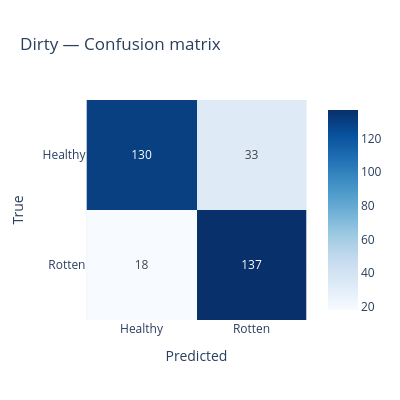
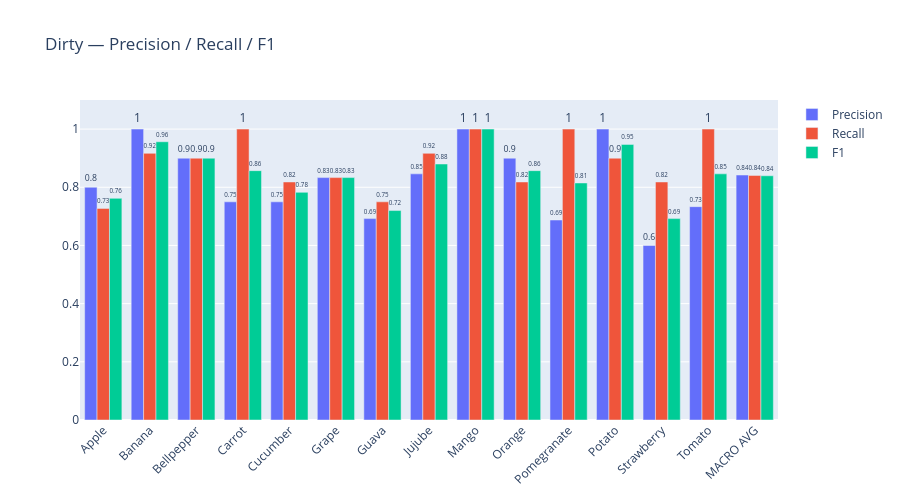

Notebook code for these charts, in order:
### Markdown cell above
## 2. Cross-Model Comparison
High-level comparison across all models: overall accuracy, per-category breakdown, and an accuracy heatmap. Key observation: the dirty dataset (largest volume) outperforms cleaner subsets, suggesting data volume dominates over data cleanliness for this task at current scale.

### Code cell
import plotly.graph_objects as go
from plotly.subplots import make_subplots
from sklearn.metrics import precision_recall_fscore_support, confusion_matrix
import numpy as np

CLASS_NAMES = ["Healthy", "Rotten"]

for model_name, df in results.items():
    print(f"\n{'='*60}")
    print(f"  {model_name}")
    print(f"{'='*60}")

    y_true = df["true_label"].values
    y_pred = df["pred"].values
    conf   = df["confidence"].values

    # ── 1. Confusion matrix ───────────────────────────────────────
    cm = confusion_matrix(y_true, y_pred)
    fig_cm = px.imshow(cm, text_auto=True,
                       x=CLASS_NAMES, y=CLASS_NAMES,
                       color_continuous_scale="Blues",
                       title=f"{model_name} — Confusion matrix",
                       labels=dict(x="Predicted", y="True"))
    fig_cm.update_layout(width=400, height=400)
    fig_cm.show()

    # ── 2. Precision / Recall / F1 per category ───────────────────
    categories = sorted(df["produce"].unique())
    rows = []
    for cat in categories:
        sub = df[df["produce"] == cat]
        p, r, f, _ = precision_recall_fscore_support(
            sub["true_label"], sub["pred"], average="binary", zero_division=0)
        rows.append({"Category": cat, "Precision": p, "Recall": r, "F1": f})
    # Macro average
    p_mac, r_mac, f_mac, _ = precision_recall_fscore_support(
        y_true, y_pred, average="macro", zero_division=0)
    rows.append({"Category": "MACRO AVG", "Precision": p_mac, "Recall": r_mac, "F1": f_mac})

    prf_df = pd.DataFrame(rows)
    fig_prf = go.Figure()
    for metric, color in [("Precision","#636EFA"), ("Recall","#EF553B"), ("F1","#00CC96")]:
        fig_prf.add_trace(go.Bar(
            name=metric, x=prf_df["Category"], y=prf_df[metric],
            marker_color=color, text=prf_df[metric].round(2), textposition="outside"
        ))
    fig_prf.update_layout(barmode="group", title=f"{model_name} — Precision / Recall / F1",
                          yaxis_range=[0, 1.1], xaxis_tickangle=-45, height=500)
    fig_prf.show()

    # ── 3. Confidence distribution ────────────────────────────────
    fig_conf = go.Figure()
    fig_conf.add_trace(go.Histogram(
        x=conf[df["correct"].values], name="Correct",
        marker_color="#00CC96", opacity=0.7, nbinsx=20))
    fig_conf.add_trace(go.Histogram(
        x=conf[~df["correct"].values], name="Incorrect",
        marker_color="#EF553B", opacity=0.7, nbinsx=20))
    fig_conf.update_layout(barmode="overlay",
                           title=f"{model_name} — Confidence distribution",
                           xaxis_title="Confidence", yaxis_title="Count")
    fig_conf.show()

    # ── 4. Error direction breakdown ──────────────────────────────
    errors = df[~df["correct"]].copy()
    errors["error_type"] = errors.apply(
        lambda r: "Healthy→Rotten" if r["true_label"] == 0 else "Rotten→Healthy", axis=1)
    total = df.groupby("produce").size()
    breakdown = errors.groupby(["produce","error_type"]).size().unstack(fill_value=0)
    breakdown_pct = (breakdown.div(total, axis=0) * 100).round(1)

    fig_err = px.bar(breakdown_pct.reset_index().melt(id_vars="produce"),
                     x="produce", y="value", color="error_type", barmode="group",
                     title=f"{model_name} — Error direction per category (%)",
                     labels={"value": "Error rate (%)", "produce": "Category"},
                     color_discrete_map={"Healthy→Rotten":"#EF553B","Rotten→Healthy":"#636EFA"})
    fig_err.update_layout(xaxis_tickangle=-45, height=450)
    fig_err.show()

### Figure 1 — Plotly figure (JSON) as saved in the notebook; plotly's stock layout.template omitted (floating-point values rounded to 4 significant figures)
{"data": [{"coloraxis": "coloraxis", "hovertemplate": "Predicted: %{x}<br>True: %{y}<br>color: %{z}<extra></extra>", "name": "0", "texttemplate": "%{z}", "type": "heatmap", "x": ["Healthy", "Rotten"], "xaxis": "x", "y": ["Healthy", "Rotten"], "yaxis": "y", "z": [[130, 33], [18, 137]]}], "layout": {"coloraxis": {"colorscale": [[0, "rgb(247,251,255)"], [0.125, "rgb(222,235,247)"], [0.25, "rgb(198,219,239)"], [0.375, "rgb(158,202,225)"], [0.5, "rgb(107,174,214)"], [0.625, "rgb(66,146,198)"], [0.75, "rgb(33,113,181)"], [0.875, "rgb(8,81,156)"], [1, "rgb(8,48,107)"]]}, "height": 400, "title": {"text": "Dirty — Confusion matrix"}, "width": 400, "xaxis": {"anchor": "y", "constrain": "domain", "domain": [0, 1], "scaleanchor": "y", "title": {"text": "Predicted"}}, "yaxis": {"anchor": "x", "autorange": "reversed", "constrain": "domain", "domain": [0, 1], "title": {"text": "True"}}}}

### Figure 2 — Plotly figure (JSON) as saved in the notebook; plotly's stock layout.template omitted (floating-point values rounded to 4 significant figures)
{"data": [{"marker": {"color": "#636EFA"}, "name": "Precision", "text": [0.8, 1.0, 0.9, 0.75, 0.75, 0.83, 0.69, 0.85, 1.0, 0.9, 0.69, 1.0, 0.6, 0.73, 0.84], "textposition": "outside", "type": "bar", "x": ["Apple", "Banana", "Bellpepper", "Carrot", "Cucumber", "Grape", "Guava", "Jujube", "Mango", "Orange", "Pomegranate", "Potato", "Strawberry", "Tomato", "MACRO AVG"], "y": [0.8, 1.0, 0.9, 0.75, 0.75, 0.8333, 0.6923, 0.8462, 1.0, 0.9, 0.6875, 1.0, 0.6, 0.7333, 0.8421]}, {"marker": {"color": "#EF553B"}, "name": "Recall", "text": [0.73, 0.92, 0.9, 1.0, 0.82, 0.83, 0.75, 0.92, 1.0, 0.82, 1.0, 0.9, 0.82, 1.0, 0.84], "textposition": "outside", "type": "bar", "x": ["Apple", "Banana", "Bellpepper", "Carrot", "Cucumber", "Grape", "Guava", "Jujube", "Mango", "Orange", "Pomegranate", "Potato", "Strawberry", "Tomato", "MACRO AVG"], "y": [0.7273, 0.9167, 0.9, 1.0, 0.8182, 0.8333, 0.75, 0.9167, 1.0, 0.8182, 1.0, 0.9, 0.8182, 1.0, 0.8407]}, {"marker": {"color": "#00CC96"}, "name": "F1", "text": [0.76, 0.96, 0.9, 0.86, 0.78, 0.83, 0.72, 0.88, 1.0, 0.86, 0.81, 0.95, 0.69, 0.85, 0.84], "textposition": "outside", "type": "bar", "x": ["Apple", "Banana", "Bellpepper", "Carrot", "Cucumber", "Grape", "Guava", "Jujube", "Mango", "Orange", "Pomegranate", "Potato", "Strawberry", "Tomato", "MACRO AVG"], "y": [0.7619, 0.9565, 0.9, 0.8571, 0.7826, 0.8333, 0.72, 0.88, 1.0, 0.8571, 0.8148, 0.9474, 0.6923, 0.8462, 0.8395]}], "layout": {"barmode": "group", "height": 500, "title": {"text": "Dirty — Precision / Recall / F1"}, "xaxis": {"tickangle": -45}, "yaxis": {"range": [0, 1.1]}}}
